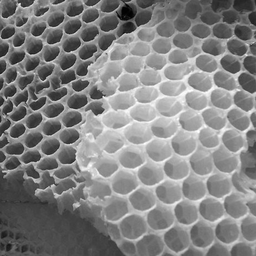
%> input picture assignment-2/3/data/honeyCombReal.png, 256 x 256 px
$ octave temp.m   (GNU Octave 9; MATLAB toolbox functions it lacks are replaced by stand-ins)
%> lines starting %> are read from the running program, lines starting %| are printed output that depends on the picture
### assignment-2/3/code/add_noise.m
function output = add_noise(input)
output = input + 0.05*(max(input(:)) - min(input(:)))*randn(size(input));
end

### assignment-2/3/code/myPatchBasedFiltering.m
function [output, isotrophic_gaussian_mask] = myPatchBasedFiltering(input, h)
%% Preprocessing
output = zeros(size(input));
[nrows, ncols, ndepths] = size(input);

%% Padding the input matrix
search_size = 25;
half_search_size = round((search_size-1)/2);
window_size = 9;
half_window_size = round((window_size-1)/2);

pad_size = half_search_size + half_window_size;
% Pad by search_size+window_size
padded_input = padarray(input,[pad_size pad_size],'replicate','both');

%% Tuned Parameters
isotrophic_std = 1.5;

%% Applying Patch Based Filtering
isotrophic_gaussian_mask = fspecial('gaussian', window_size, isotrophic_std);
isotrophic_gaussian_mask = isotrophic_gaussian_mask/(sum(isotrophic_gaussian_mask(:))); %Since the sum of elements should be 1

for depth_iter = 1:ndepths
    for row_iter = pad_size + 1:pad_size + nrows
        %disp(row_iter)
        for col_iter = pad_size + 1: pad_size + ncols
            % Setting window limits
            base_patch = padded_input(row_iter-half_window_size:row_iter+half_window_size, col_iter-half_window_size:col_iter+half_window_size, depth_iter);
            base_patch_isotrophic = base_patch .* isotrophic_gaussian_mask;
            % Patch extraction around p done
            % Now we need to find patch centres q within approimately 25*25
            % array
            weight_mask = zeros(search_size);
            mu = [13 13]; %For a 25*25 grid, center is at 13, 13
            sigma = [18 0;0 18]; %Tuned parameter sigma
            n_random_points = 400; %Tuned parameter
            random_gaussian_points = round(mvnrnd(mu, sigma, n_random_points));
            random_gaussian_points(random_gaussian_points > search_size) = search_size;
            random_gaussian_points(random_gaussian_points < 1) = 1;
            for n=1:n_random_points
                weight_mask(random_gaussian_points(n_random_points, :)) = 1;
            end
            weight_mask = ones(search_size); % Remove this later
            %Weight mask of 25*25 with some elements 1 ready.
            weights = zeros(search_size);
            search_patch = padded_input(row_iter-half_search_size:row_iter+half_search_size, col_iter-half_search_size:col_iter+half_search_size, depth_iter);
            %Add target patch 25*25 and multiply with the line 67
            for weight_x_iter=(row_iter-half_search_size):(row_iter+half_search_size)
                for weight_y_iter=(col_iter-half_search_size):(col_iter+half_search_size)
                    if weight_mask(weight_x_iter-row_iter+half_search_size+1, weight_y_iter-col_iter+half_search_size+1) == 1
                        target_patch = padded_input(weight_x_iter-half_window_size:weight_x_iter+half_window_size, weight_y_iter-half_window_size:weight_y_iter+half_window_size, depth_iter);
                        target_patch_isotrophic = target_patch.*isotrophic_gaussian_mask;
                        weights(weight_x_iter-row_iter+half_search_size+1, weight_y_iter-col_iter+half_search_size+1) = exp(-1*sum(sum((target_patch_isotrophic - base_patch_isotrophic).^2))/(2*h^2));
                    end
                end
            end
            weights = weights/sum(weights(:));
            %disp(size(weights))
            %disp(size(search_patch))
            output(row_iter-pad_size, col_iter-pad_size, depth_iter) = sum(sum(weights.*search_patch));
        end
    end
end
end

### assignment-2/3/code/temp.m


h_range = [2.07, 2.3, 2.53];
[~, h_len] = size(h_range);
rmsd_2 = zeros(1, h_len);
input = imread('../data/honeyCombReal.png');
%> input is the input picture: size 256x256 uint8; min 1, max 255, mean 129.7
input = double(input);
%> input: size 256x256 double
noise_output = add_noise(input);
%> in add_noise, `output = input + 0.05*(max(input(:)) - min(input(:)))*randn(size(input..`:
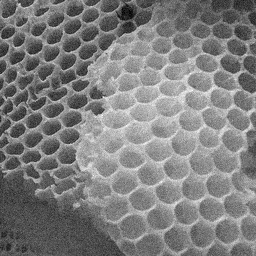
%> output: size 256x256 double; min -24.41, max 285.7, mean 129.6; drawn with min black and max white
[row, col] = size(input);
%> row = 256; col = 256
output_2 = zeros(row, col, h_len);
for h = 1:h_len
    disp(h)
%> (the run ends here)
